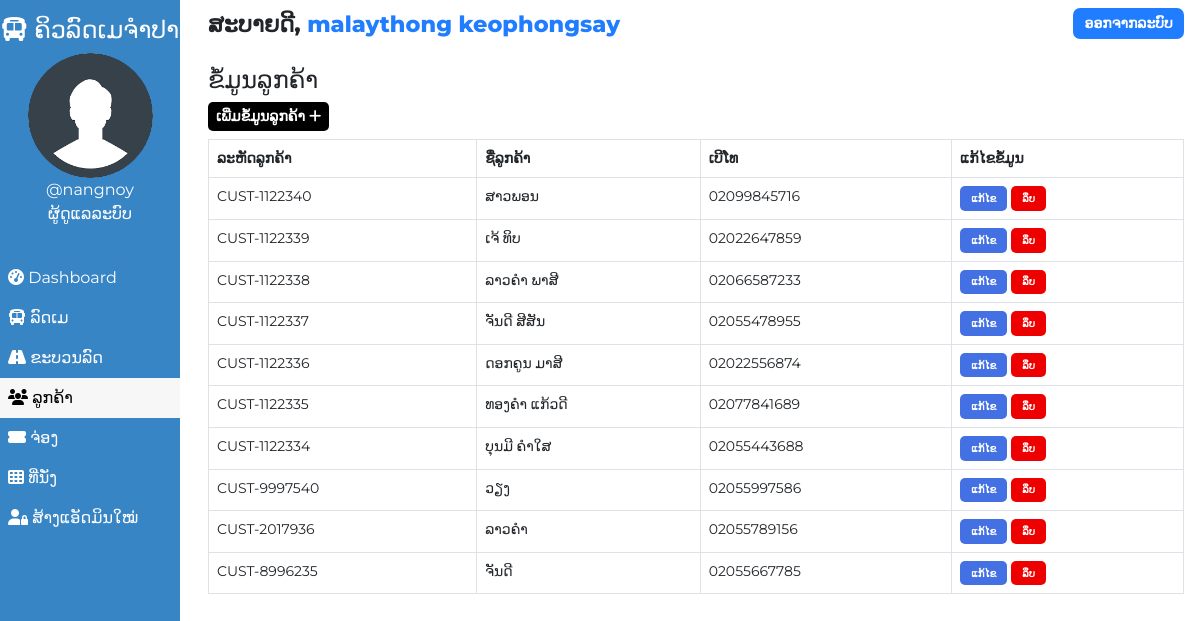
Screenshot of /admin/customer.php (signed in) with the database file from the repository.
### tables this page shows
CREATE TABLE IF NOT EXISTS `users` (
  `user_id` int NOT NULL AUTO_INCREMENT,
  `user_fullname` varchar(100) NOT NULL,
  `user_name` varchar(30) NOT NULL,
  `user_password` varchar(255) NOT NULL,
  `user_created` datetime NOT NULL DEFAULT CURRENT_TIMESTAMP,
  PRIMARY KEY (`user_id`)
);

CREATE TABLE IF NOT EXISTS `customers` (
  `id` int NOT NULL AUTO_INCREMENT,
  `customer_id` varchar(255) NOT NULL,
  `customer_name` varchar(30) NOT NULL,
  `customer_phone` varchar(15) NOT NULL,
  `customer_created` datetime NOT NULL DEFAULT CURRENT_TIMESTAMP,
  PRIMARY KEY (`id`)
);

### admin/customer.php (the view, shortened to what this page needs)
<!DOCTYPE html>
<html lang="en">
<head>
    <link href="https://cdn.jsdelivr.net/npm/bootstrap@5.0.1/dist/css/bootstrap.min.css" rel="stylesheet">
    <?php
        $page="customer";
    ?>
</head>
<body>
    <?php require '../assets/partials/_admin-header.php';?>
        <?php
            $resultSql = "SELECT * FROM `customers` ORDER BY customer_created DESC";
            $resultSqlResult = mysqli_query($conn, $resultSql);
            if(!mysqli_num_rows($resultSqlResult)){ ?>
                <div class="container mt-4">
                    <div id="noCustomers" class="alert alert-dark " role="alert">
                        <h1 class="alert-heading">ບໍ່ພົບຂໍ້ມູນລູກຄ້າ!!</h1>
                        <p class="fw-light">ເພີ່ມເປັນຄົນທຳອິດ!</p>
                        <hr>
                        <div id="addCustomerAlert" class="alert alert-success" role="alert">
                                ຄລິກ <button id="add-button" class="button btn-sm"type="button"data-bs-toggle="modal" data-bs-target="#addModal">ເພີ່ມ <i class="fas fa-plus"></i></button> ເພື່ອເພີ່ມຂໍຂ້ມູນລູກຄ້າ!
                        </div>
                    </div>
                </div>
            <?php }
            else { ?>
            <section id="customer">
                <div id="head">
                    <h4>ຂໍ້ມູນລູກຄ້າ</h4>
                </div>
                <div id="customer-results">
                    <div>
                        <button id="add-button" class="button btn-sm"type="button"data-bs-toggle="modal" data-bs-target="#addModal">ເພີ່ມຂໍ້ມູນລູກຄ້າ <i class="fas fa-plus"></i></button>
                    </div>
                    <table class="table table-hover table-bordered">
                        <thead>
                            <th>ລະຫັດລູກຄ້າ</th>
                            <th>ຊື່ລູກຄ້າ</th>
                            <th>ເບີໂທ</th>
                            <th>ແກ້ໄຂຂໍ້ມູນ</th>
                        </thead>
                        <?php
                            while($row = mysqli_fetch_assoc($resultSqlResult))
                            {
                                $id = $row["id"];
                                $customer_id = $row["customer_id"];
                                $customer_name = $row["customer_name"];
                                $customer_phone = $row["customer_phone"];
                        ?>
                        <tr>
                            <td>
                                <?php
                                    echo $customer_id;
                                ?>
                            </td>
                            <td>
                                <?php
                                    echo $customer_name;
                                ?>
                            </td>
                            <td>
                                <?php
                                    echo $customer_phone;
                                ?>
                            </td>
                            <td>
                            <button class="button edit-button " data-link="<?php echo $_SERVER['REQUEST_URI']; ?>" data-id="<?php
                                                echo $customer_id;?>" data-name="<?php
                                                echo $customer_name;?>" data-phone="<?php
                                                echo $customer_phone;?>"
                                                >ແກ້ໄຂ</button>
                                            <button class="button delete-button" data-bs-toggle="modal" data-bs-target="#deleteModal" data-id="<?php
                                                echo $id;?>">ລຶບ</button>
                            </td>
                        </tr>
                    <?php
                        }
                    ?>
                    </table>
                </div>
            </section>
            <?php } ?>
        </div>
    </main>
</body>
</html>

### assets/partials/_admin-header.php (shortened to what this page needs)
<?php
    $conn = db_connect();
    $user_id = $_SESSION['user_id'];
    $sql = "SELECT * FROM users WHERE user_id = $user_id";
    $result = mysqli_query($conn, $sql);
    if($row = mysqli_fetch_assoc($result))
    {
        $user_fullname = $row["user_fullname"];
        $user_name = $row["user_name"];
    }
?>
    <main id="container">
        <div id="sidebar">
            <h4><i class="fas fa-bus"></i> ຄິວລົດເມຈຳປາ</h4>
            <div>
                <img class="adminDp" src="../assets/img/userav-min.png" height="125px" alt="Admin Profile Pic">
                <p>
                    <?php  echo '@'.$user_name;  ?>
                </p>
                <p>ຜູ້ດູແລລະບົບ</p>
            </div>
            <ul id="options">
                <li class="option <?php if($page=='dashboard'){ echo 'active';}?>">
                    <a href="./dashboard.php">
                    <i class="fas fa-tachometer-alt"></i> Dashboard
                    </a>
                </li>
                <li class="option <?php if($page=='bus'){ echo 'active';}?>">
                    <a href="./bus.php">
                    <i class="fas fa-bus"></i> ລົດເມ
                    </a>
                </li>
                <li class="option <?php if($page=='route'){ echo 'active';}?>">
                    <a href="./route.php">
                    <i class="fas fa-road"></i> ຂະບວນລົດ
                    </a>
                </li>
                <li class="option <?php if($page=='customer'){ echo 'active';}?>">
                    <a href="./customer.php">
                    <i class="fas fa-users"></i> ລູກຄ້າ
                    </a>
                </li>
                <li class="option <?php if($page=='booking'){ echo 'active';}?>">
                    <a href="./booking.php">
                    <i class="fas fa-ticket-alt"></i> ຈ່ອງ
                    </a>
                </li>
                <li class="option <?php if($page=='seat'){ echo 'active';}?>">
                    <a href="./seat.php">
                    <i class="fas fa-th"></i> ທີ່ນັ່ງ
                    </a>
                </li>
                <li class="option <?php if($page=='signup'){ echo 'active';}?>">
                    <a href="./signup.php">
                    <i class="fas fa-user-lock"></i> ສ້າງແອັດມິນໃໝ່
                    </a>
                </li>
            </ul>
        </div>
        <div id="main-content">
            <section id="welcome">
                <ul>
                    <li class="welcome-item">ສະບາຍດີ,
                        <span id="USER">
                            <?php
                                echo $user_fullname;
                            ?>
                        </span>
                    </li>
                    <li class="welcome-item">
                        <button id="logout" class="btn-sm">
                            <a href="../assets/partials/_logout.php">ອອກຈາກລະບົບ</a>
                        </button>
                    </li>
                </ul>
            </section>

### assets/styles/admin.php (style rules this page uses)
body { margin: 0; box-sizing: border-box; font-family: 'Montserrat', sans-serif; background-color: white; }
html { scroll-behavior: smooth; }
*, *::after, *::before { box-sizing: inherit; }
#USER { color: #207DFF; }
.adminDp { border-radius: 50%; }
#welcome { background-color: white; }
#welcome ul { display: flex; justify-content: space-between; list-style-type: none; padding: 0; margin: 0; }
#welcome li { margin: 0 1rem; padding: 0.5rem 0; }
#welcome li:first-child { font-weight: 800; font-size: 1.4rem; }
#logout { padding: 0.3rem 0.7rem; background-color: #207DFF; font-weight: 600; outline: none; border: none; border-radius: 7px; }
#logout a { color: white; text-decoration: none; }
@media only screen and (min-width:1000px) { #sidebar { text-align: center; background-color: #3885c5; color: white; width: 15%; position: fixed; top: 0%; padding-top: 1rem; z-index: 2; height: 100vh; } }
@media only screen and (min-width:1000px) { #sidebar p { margin: 0; } }
@media only screen and (min-width:1000px) { #sidebar ul { margin-top: 2rem; } }
@media only screen and (min-width:1000px) { #options { list-style-type: none; text-align: left; padding-left: 0; } }
@media only screen and (min-width:1000px) { .option a { display: block; padding: 0.5rem; text-decoration: none; color: inherit; } }
@media only screen and (min-width:1000px) { .active { background-color:#f7f7f7; color:black; } }
@media only screen and (min-width:1000px) { #main-content { margin-left: 16%; } }

### assets/styles/admin-options.php (style rules this page uses)
* { font-family: Montserrat; }
#booking #head, #customer #head, #route #head, #seat #head, #bus #head { padding-top: 1rem; }
#booking, #customer, #route, #bus, #seat { padding: 0 1rem; }
#booking-results > div, #customer-results > div, #route-results > div, #bus-results > div { margin-bottom: 0.5rem; }
#booking-results button, #customer-results button, #route button, #bus-results button { border-radius: 5px; }
.button { border: none; font-weight: bold; text-transform: uppercase; }
#add-button { background-color: black; color: white; }
table { font-size: 14px; }
#bus .edit-button, #bus .delete-button, #route .edit-button, #route .delete-button, #customer .edit-button, #customer .delete-button { padding: 0.3rem 0.7rem; }
table th,td { padding-left: 0.3rem; }
table button { color: white; }
.edit-button { background-color: #4370E2; }
.delete-button { background-color: #EF0000; }
.edit-button, .delete-button { font-size: 10px }

### rows the page displays
users: user_name "nangnoy", user_fullname "malaythong keophongsay"
customers: customer "CUST-1122340", customer_name "ສາວພອນ", customer_phone "02099845716"
customers: customer "CUST-1122339", customer_name "ເຈ້ ທິບ", customer_phone "02022647859"
customers: customer "CUST-1122338", customer_name "ລາວຄຳ ພາສີ", customer_phone "02066587233"
customers: customer "CUST-1122337", customer_name "ຈັນດີ ສີສັນ", customer_phone "02055478955"
customers: customer "CUST-1122336", customer_name "ດອກຄູນ ມາສີ", customer_phone "02022556874"
customers: customer "CUST-1122335", customer_name "ທອງຄຳ ແກ້ວດີ", customer_phone "02077841689"
customers: customer "CUST-1122334", customer_name "ບຸນມີ ຄຳໃສ", customer_phone "02055443688"
customers: customer "CUST-9997540", customer_name "ວຽງ", customer_phone "02055997586"
customers: customer "CUST-2017936", customer_name "ລາວຄຳ", customer_phone "02055789156"
customers: customer "CUST-8996235", customer_name "ຈັນດີ", customer_phone "02055667785"
